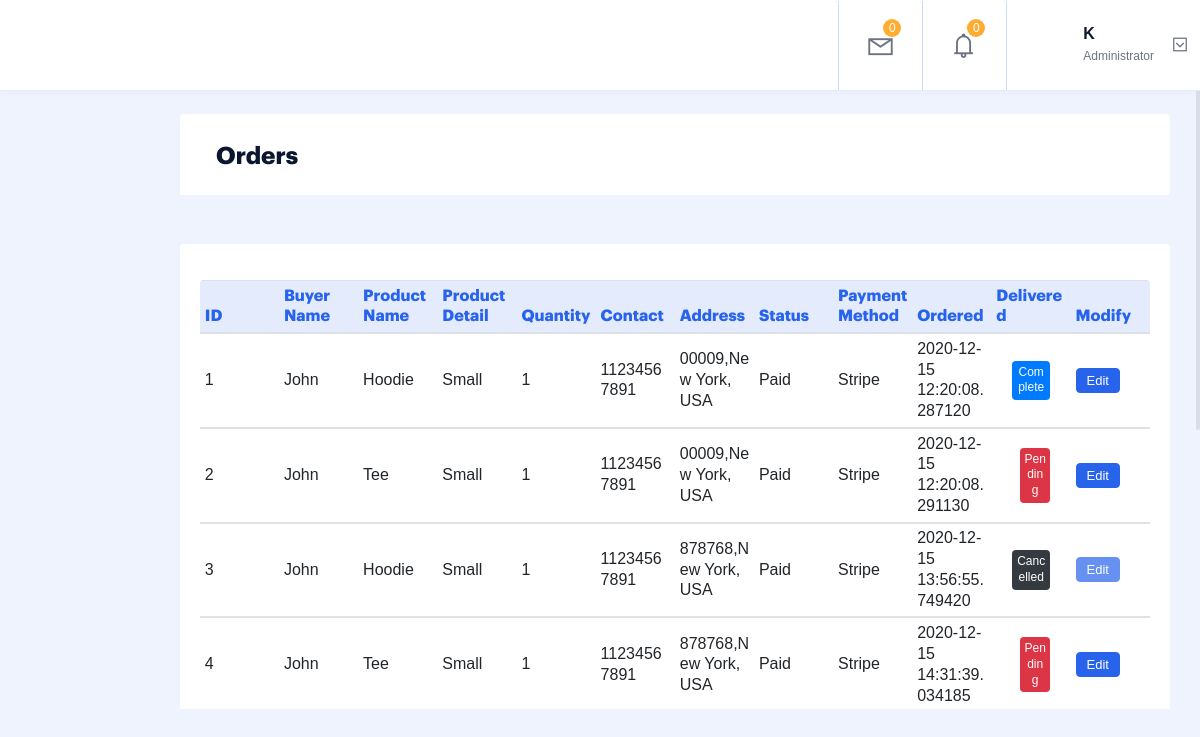
Page /dashboard/orders (signed in) on the committed database.
### src/customers/models.py (models this page shows, shortened)
class OrderHistory(db.Model):
    id = db.Column(db.Integer, primary_key=True)
    invoice = db.Column(db.String(20), unique=False,nullable=False)
    status = db.Column(db.String(20), default='Pending', nullable=False)
    customer_id = db.Column(db.Integer, unique=False, nullable=False)
    customer_name = db.Column(db.String(50), unique= False)
    country = db.Column(db.String(50), unique= False)
    city = db.Column(db.String(50), unique= False)
    contact = db.Column(db.String(50), unique= False)
    zipcode = db.Column(db.String(50), unique= False)
    product_id = db.Column(db.Integer, unique=False, nullable=False)
    product_name = db.Column(db.String(80), nullable=False)
    product_price=db.Column(db.Numeric(10,2),nullable=False)
    product_quantity=db.Column(db.Integer,nullable=False)
    product_detail = db.Column(db.String(80),default='None',nullable=False)
    product_brand = db.Column(db.String(50),default='None', unique= False)
    product_category = db.Column(db.String(50),default='None', unique= False)
    payment_method = db.Column(db.String(50),default='Stripe', unique= False)
    product_delivered= db.Column(db.String(20),default='False', unique= False)
    delivered_time = db.Column(db.DateTime, default=datetime.utcnow, nullable=False)
    order_date = db.Column(db.DateTime, default=datetime.utcnow, nullable=False)
    product_image=db.Column(db.String(150),nullable=False,default='product_image.jpg')
    product_cancel= db.Column(db.Boolean, nullable=False,default=False)

### src/admin/routes.py (the view)
@app.route('/dashboard/orders')
@login_required
def dashboard_orders():
    if is_admin():
        orders = OrderHistory.query.all()
        return render_template('admin/orders.html', title="Admin Page", orders=orders)

### src/admin/routes.py (called while the page is built)
def is_admin():
    id = current_user.id
    user = User.query.get_or_404(id)
    return user.is_admin

### src/customers/models.py (called while the page is built)
@login_manager.user_loader
def user_loader(user_id):
    return Register.query.get(user_id)

### src/templates/admin/orders.html (shortened to what this page needs)
{% extends "admin/layout.html" %}
{% block head %}
    <link rel="stylesheet" href="{{url_for('static',filename='assets/css/datatables.min.css')}}">
    <link rel="stylesheet" href="{{url_for('static',filename='assets/css/line-awesome.min.css')}}">
    <link rel="stylesheet" href="{{url_for('static',filename='assets/css/jquery.mCustomScrollbar.css')}}">
    <link rel="stylesheet" href="{{url_for('static',filename='assets/css/bootstrap-select.min.css')}}">
    <link rel="stylesheet" href="{{url_for('static',filename='assets/css/bootstrap.css')}}">
    <link rel="stylesheet" href="{{url_for('static',filename='assets/css/bootstrap-slider.css')}}">
    <link rel="stylesheet" href="{{url_for('static',filename='assets/css/style.min.css')}}">
{% endblock head %}
{% block content %}
    <section class="mainpanel">
        <div class="pagebody">
            <div class="card mb-5 mt-4">
                <div class="card-header py-4">
                <h4 class="text-secondary font-weight-bold mb-0 mt-1
                     ml-3">Orders
                </h4>
                </div>
            </div>
            <div class="card mb-5 mt-4">
                <div class="card-body">
                {% if orders %}
                <table class="table table-sm table-condensed table-striped table-hover mt-3"
                style="table-layout: fixed; word-wrap: break-word;">
                    <thead class="table-theme-bg">
                        <th style="font-size: 16px;">ID</th>
                        <th style="font-size: 16px;">Buyer Name</th>
                        <th style="font-size: 16px;">Product Name</th>
                        <th style="font-size: 16px;">Product Detail</th>
                        <th style="font-size: 16px;">Quantity</th>
                        <th style="font-size: 16px;">Contact</th>
                        <th style="font-size: 16px;">Address</th>
                        <th style="font-size: 16px;">Status</th>
                        <th style="font-size: 16px;">Payment Method</th>
                        <th style="font-size: 16px;">Ordered</th>
                        <th style="font-size: 16px; ">Delivered</th>
                        <th style="font-size: 16px; ">Modify</th>
                    </thead>
                    <tbody>
                        {% for order in orders %}
                    <tbody>
                        <tr>
                            <td>{{loop.index}}</td>
                            <td >{{order.customer_name}}</td>
                            <td >{{order.product_name}}</td>
                            <td >{{order.product_detail}}</td>
                            <td >{{order.product_quantity}}</td>
                            <td >{{order.contact}}</td>
                            <td >{{order.zipcode}},{{order.city}},
                                {{order.country}}
                            </td>
                            <td >{{order.status}}</td>
                            <td >{{order.payment_method}}</td>
                            <td >{{order.order_date}}</td>
                            <td>
                                {% if order.product_delivered == 'True' %}
                                    <p style="font-size: 12px; margin-right: 6px;" class=" p-1 mb-1 mt-1 ml-3 mr-3 bg-primary text-white text-center rounded">Complete</p>
                                {% elif order.product_cancel %}
                                    <p style="font-size: 12px; margin-right: 6px;" class=" p-1 mb-1 mt-1 ml-3 mr-3 bg-dark text-white text-center rounded">Cancelled</p>
                                {% else %}
                                    <p style="font-size: 12px; margin-right: 6px;" class=" p-1 mb-1 mt-1 ml-4 mr-3 bg-danger  text-white text-center rounded">Pending</p>
                         {% endif %}
                            </td>
                            <td >
                                {% if order.product_cancel %}
                                <a href="{{url_for('update_orders',id=order.id)}}" class="float-left btn btn-sm btn-primary" style="pointer-events:none; opacity: 0.7">Edit</a>
                                {% else %}
                                <a href="{{url_for('update_orders',id=order.id)}}" class="float-left btn btn-sm btn-primary">Edit</a>
                                {% endif %}
                            </td>
                        </tr>
                        {% endfor %}
                    </tbody>
                </table>
                {% else %}
                 <h5 class="text-secondary center mb-0 mt-1
                     ml-3">No Order Yet.
                </h5>
                {% endif %}
                </div>
            </div>
        </div>
    </section>
{% endblock content %}

### rows in the picture
OrderHistory: customer_name "John", product_name "Hoodie", product_detail "Small", product_quantity "1", contact "11234567891", zipcode "00009", city "New York", country "USA", status "Paid", payment_method "Stripe", order_date "2020-12-15 12:20:08.287120", product_delivered "Complete"
OrderHistory: customer_name "John", product_name "Tee", product_detail "Small", product_quantity "1", contact "11234567891", zipcode "00009", city "New York", country "USA", status "Paid", payment_method "Stripe", order_date "2020-12-15 12:20:08.291130", product_delivered "Pending"
OrderHistory: customer_name "John", product_name "Hoodie", product_detail "Small", product_quantity "1", contact "11234567891", zipcode "878768", city "New York", country "USA", status "Paid", payment_method "Stripe", order_date "2020-12-15 13:56:55.749420", product_delivered "Cancelled"
OrderHistory: customer_name "John", product_name "Tee", product_detail "Small", product_quantity "1", contact "11234567891", zipcode "878768", city "New York", country "USA", status "Paid", payment_method "Stripe", order_date "2020-12-15 14:31:39.034185", product_delivered "Pending"

### other values in the picture
{{ session['name'] }} "K"
